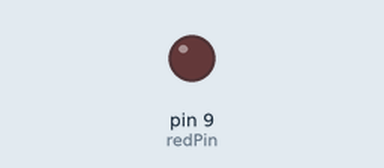
Recording of a sketch running on a simulated Arduino Uno, built with avr-gcc and run on an emulated ATmega328P. Parts: output pins drawn as LEDs (lit = HIGH).

Above: at 0.05 s.
At 1.4 s:
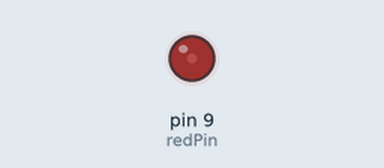
At 2.75 s:
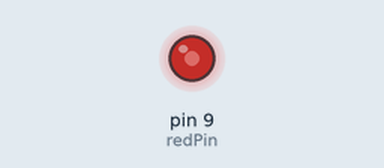
At 5.5 s:
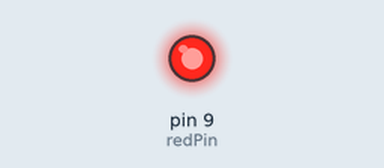
Timing chart, 0 to 7.2 s (numbered marks = the images above):
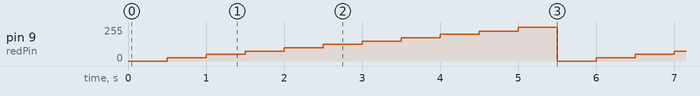

Measured:
- by itself, pin 9 (redPin): repeats every 5.5 s: 50/255 0.50 s, 75/255 0.50 s, 100/255 0.50 s, 125/255 0.50 s, 150/255 0.50 s, 175/255 0.50 s, 200/255 0.50 s, 225/255 0.50 s, 255/255 0.50 s, 0/255 0.50 s, 25/255 0.50 s

The sketch:

AnalogWrite.ino
```cpp
int redPin = 9;
int bright = 255;
int t  = 500;

void setup() {
  // put your setup code here, to run once:

pinMode(redPin,OUTPUT);

}

void loop() {
  // put your main code here, to run repeatedly:


analogWrite(redPin, 0);
delay(t);
analogWrite(redPin, 25);
delay(t);
analogWrite(redPin, 50);
delay(t);
analogWrite(redPin, 75);
delay(t);
analogWrite(redPin, 100);
delay(t);
analogWrite(redPin, 125);
delay(t);
analogWrite(redPin, 150);
delay(t);
analogWrite(redPin, 175);
delay(t);
analogWrite(redPin, 200);
delay(t);
analogWrite(redPin, 225);
delay(t);
analogWrite(redPin, 255);
delay(t);


}
```
